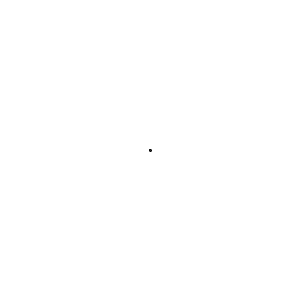
Frame 1 (no input)
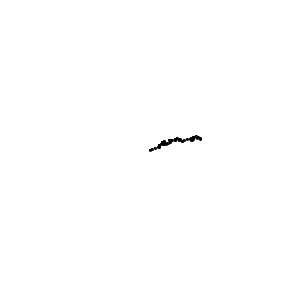
Frame 60 (the mouse pressed at the canvas centre just before this capture)
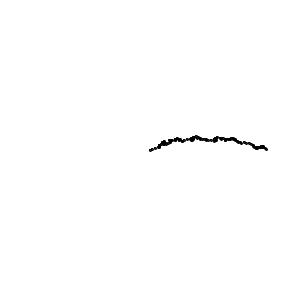
Frame 120 (the mouse held since frame 60 and released just before this capture)

The Processing sketch that drew these frames (run headless with seeded random() and noise(); from frame 60 on, the mouse is pressed at the canvas centre):

// Processing sketch: RandomWalksTendToRight
// ── RandomWalksTendToRight.pde
Walker w;

void setup(){
 size(300,300);
 w = new Walker();
 background(255); 
}

void draw(){
 w.display();
 w.step(); 
 
}

// ── Walker_Class_Tend_To_Right.pde
class Walker {
  int x;
  int y;

  Walker() {
    x = width/2;
    y = height/2;
  }

  void display() {
    fill(0);
    ellipse(x, y,2,2);
  }

  void step() {
    float stepx = (random(5)) - 1;
    float stepy = (random(3)) - 1;

    x += stepx;
    y += stepy;
  }
}
